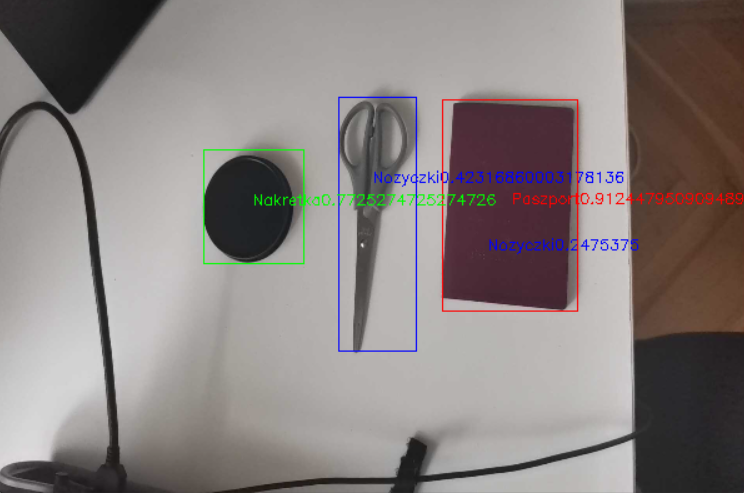
#> input picture Zrzut ekranu 2023-01-08 131753.png, 744 x 493 px, given in place of video, which was not available
$ python object_det.py
#> lines starting #> are read from the running program, lines starting #| are printed output that depends on the picture; after the words box and inside, x2 and y2 are one past the last pixel; in counts of white or black regions, pixels touching at a corner belong together; pictures that were not available may be replaced by others from this repository, and a replacement may not be noted
# -*- coding: utf-8 -*-
"""
Created on Fri Jan  6 15:11:53 2023

@author: Karolina
"""

import cv2
import numpy as np
import skimage.measure as sime
import matplotlib.pyplot as plt


rozmycie = 7
rozmiar_maski = 5
pokaz_wszystko = False

# ustalenie zrodla wideo
video = cv2.VideoCapture('http://192.168.0.59:8080/video')


while(True):

    # przechwycenie obrazu oryginalnego
    _, video_org = video.read()
#> video_org is the input picture: shape (493, 744, 3); mean B, G, R 128.1, 129.5, 137.2
    # zmiana rozmiaru wideo
    video_org = cv2.resize(video_org, (600,400))
#> video_org: shape (400, 600, 3)
    # zmiana obrazu kolorowego na czarno-bialy
    video_szare = cv2.cvtColor(video_org, cv2.COLOR_BGR2GRAY)
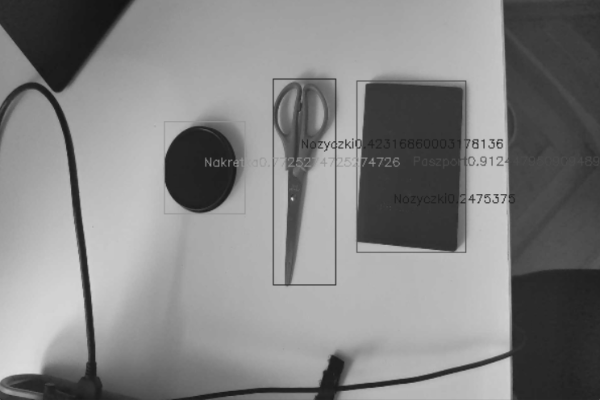
#> video_szare: shape (400, 600); min 18, max 219, mean 131.6
    # rozmycie w celu usuniecia szumu
    video_blur = cv2.GaussianBlur(video_szare,(rozmiar_maski,rozmiar_maski),rozmycie*2)
    # binaryzacja wideo
    _,video_binary = cv2.threshold(video_blur,120, 255, cv2.THRESH_BINARY)
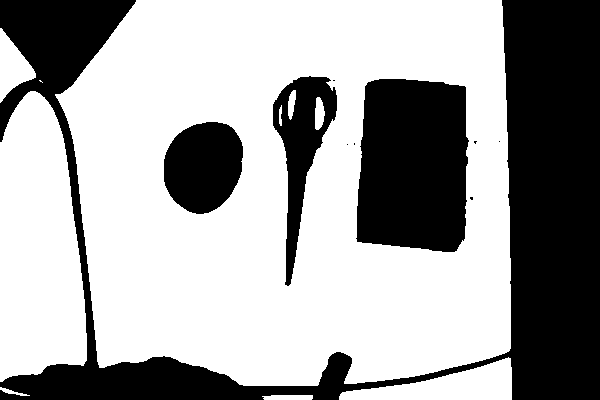
#> video_binary: shape (400, 600); 63.9% white; 10 black regions (6 under 20 px), largest, box (x1, y1, x2, y2) and area: (0, 0, 600, 400) 58257, (356, 79, 469, 252) 17461, (164, 122, 243, 214) 5709, (273, 76, 337, 286) 5225
    # filtr otwarcia
    elstr = np.ones((3,3),np.uint8)
    otwarcie = cv2.morphologyEx(video_binary,cv2.MORPH_OPEN,elstr)
#> otwarcie: shape (400, 600); 63.9% white; 9 black regions (5 under 20 px), largest, box (x1, y1, x2, y2) and area: (0, 0, 600, 400) 58294, (356, 79, 469, 252) 17462, (164, 122, 243, 214) 5710, (273, 76, 337, 286) 5260

    # wszystkie parametry detekcji klasyfikują obiekt na podstawie jego okraglosci

    # parametry do klasyfikacji nakretki
    par1 = cv2.SimpleBlobDetector_Params()
    par1.minThreshold = 120
    par1.maxThreshold = 255
    par1.filterByArea = False
    par1.filterByCircularity = True
    par1.minCircularity=0.75
    par1.maxCircularity=1.0
    par1.filterByConvexity=False
    par1.filterByInertia=False
    # detekcja
    detektor1 = cv2.SimpleBlobDetector_create(par1)
    obiekty1 = detektor1.detect(otwarcie)
#> obiekty1 = 5 keypoints; (x, y, size): (203, 166, 86.1), (471, 198, 4.3), (475, 142, 3.7), (350, 144, 2), (499, 141, 2)
    # zaznaczenie
    zaznaczenie1 = cv2.drawKeypoints(video_org, obiekty1, np.array([]), (0,0,255), cv2.DRAW_MATCHES_FLAGS_DRAW_RICH_KEYPOINTS)
    # podpis
    for obj in obiekty1:
        centr = tuple((int(obj.pt[0]), int(obj.pt[1])))
        cv2.putText(zaznaczenie1, 'Nakretka', centr,  cv2.FONT_HERSHEY_SIMPLEX, 0.4, (0, 0, 255))
#> this loop made 5 passes
#> (obj, centr) on passes 1, 2, 4, 5: (keypoint at (471.1, 197.9), size 4.3, (471, 197)), (keypoint at (350.4, 143.8), size 2, (350, 143)), (keypoint at (474.9, 141.6), size 3.7, (474, 141)), (keypoint at (203, 166.1), size 86.1, (203, 166))
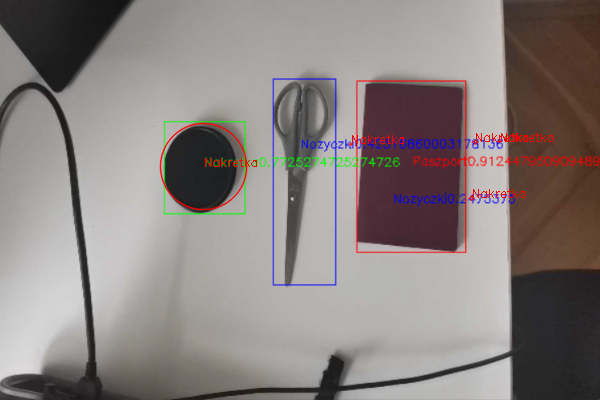
#> zaznaczenie1: shape (400, 600, 3); mean B, G, R 127.5, 128.9, 137.8

    # parametry do klasyfikacji paszportu
    par2 = cv2.SimpleBlobDetector_Params()
    par2.minThreshold = 120
    par2.maxThreshold = 255
    par2.filterByArea = False
    par2.filterByCircularity = True
    par2.minCircularity=0.55
    par2.maxCircularity=0.74
    par2.filterByConvexity=False
    par2.filterByInertia=False
    # detekcja
    detektor2 = cv2.SimpleBlobDetector_create(par2)
    obiekty2 = detektor2.detect(otwarcie)
#> obiekty2 = 1 keypoints; (x, y, size): (357, 175, 165.2)
    # zaznaczenie
    zaznaczenie2 = cv2.drawKeypoints(video_org, obiekty2, np.array([]), (0,255,0), cv2.DRAW_MATCHES_FLAGS_DRAW_RICH_KEYPOINTS)
    # podpis
    for obj in obiekty2:
        centr = tuple((int(obj.pt[0]), int(obj.pt[1])))
        cv2.putText(zaznaczenie2, 'Paszport', centr,  cv2.FONT_HERSHEY_SIMPLEX, 0.4, (0, 255, 0))
#> this loop made 1 pass
#> (obj, centr) on pass 1: (keypoint at (357.2, 175.2), size 165.2, (357, 175))
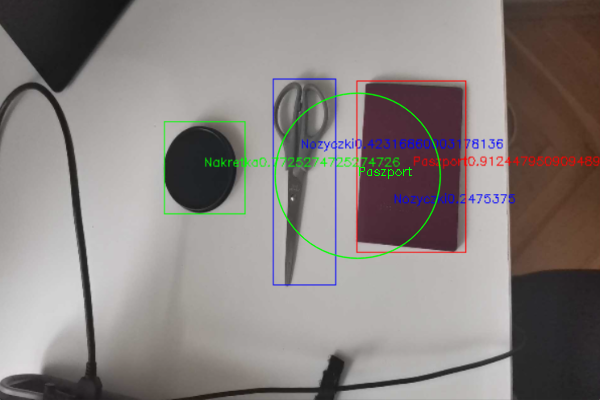
#> zaznaczenie2: shape (400, 600, 3); mean B, G, R 127.7, 130, 136.7

    # parametry do klasyfikacji srubki
    par3 = cv2.SimpleBlobDetector_Params()
    par3.minThreshold = 120
    par3.maxThreshold = 255
    par3.filterByArea = False
    par3.filterByCircularity = True
    par3.minCircularity=0.0
    par3.maxCircularity=0.54
    par3.filterByConvexity=False
    par3.filterByInertia=False
    # detekcja
#> (the run stopped early here; a loop or call above may not have finished)

$ run again, on Zrzut ekranu 2023-01-08 191958.png
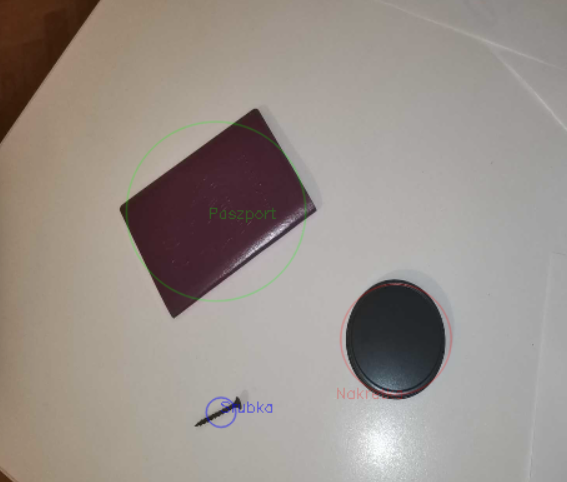
#> input picture Zrzut ekranu 2023-01-08 191958.png, 567 x 482 px, given in place of video, which was not available
#> video_org is the input picture: shape (482, 567, 3); mean B, G, R 138.6, 144.7, 153.2
#> video_org: shape (400, 600, 3)
#> `_,video_binary = cv2.threshold(video_blur,120, 255, cv2.THRESH_BINARY)`:
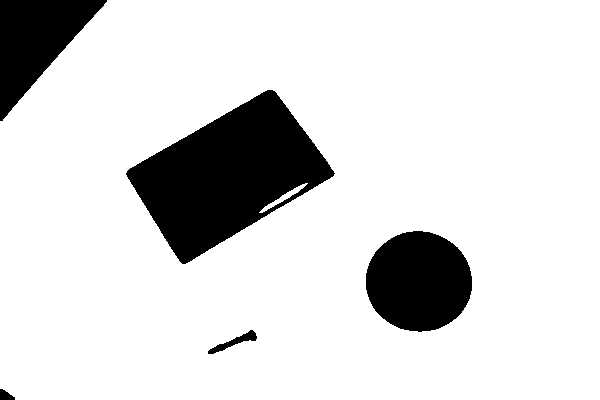
#> video_binary: shape (400, 600); 85.8% white; 5 black regions, box (x1, y1, x2, y2) and area: (126, 90, 335, 264) 18755, (366, 231, 472, 332) 8375, (0, 0, 107, 121) 6589, (208, 330, 257, 354) 330, (0, 389, 15, 400) 111
#> otwarcie: shape (400, 600); 85.8% white; 5 black regions, box (x1, y1, x2, y2) and area: (126, 90, 335, 264) 18768, (366, 231, 472, 332) 8375, (0, 0, 107, 121) 6589, (208, 330, 257, 354) 332, (0, 389, 15, 400) 111
#> obiekty1 = 1 keypoints; (x, y, size): (418, 281, 104)
#> the loop `for obj in obiekty1:` made 1 pass
#> (obj, centr) on pass 1: (keypoint at (418.4, 281.1), size 104, (418, 281))
#> obiekty2 = 1 keypoints; (x, y, size): (228, 175, 174.9)
#> the loop `for obj in obiekty2:` made 1 pass
#> (obj, centr) on pass 1: (keypoint at (228.2, 175), size 174.9, (228, 174))
#> after the loop `for obj in obiekty2:`:
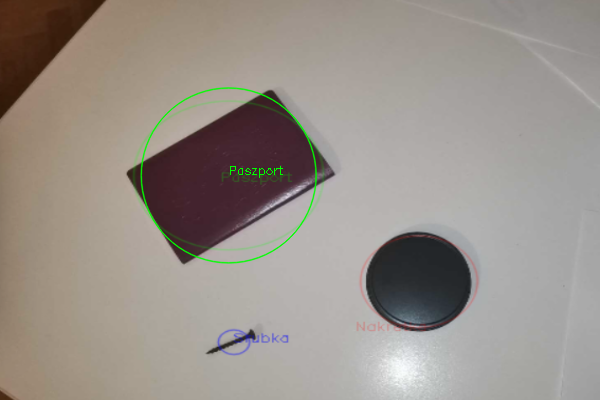
#> zaznaczenie2: shape (400, 600, 3); mean B, G, R 138.1, 145.2, 152.7
